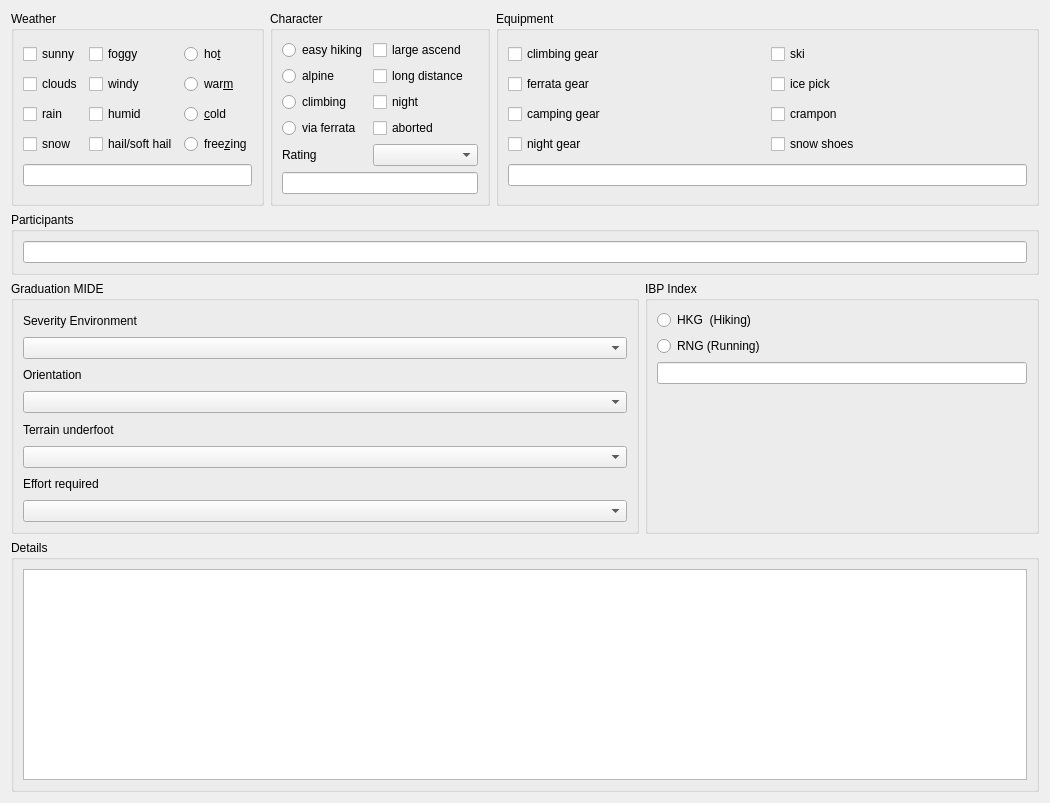
<?xml version="1.0" encoding="UTF-8"?>
<ui version="4.0">
 <class>Form</class>
 <widget class="QWidget" name="Form">
  <property name="geometry">
   <rect>
    <x>0</x>
    <y>0</y>
    <width>1050</width>
    <height>803</height>
   </rect>
  </property>
  <property name="windowTitle">
   <string>Form</string>
  </property>
  <layout class="QGridLayout" name="gridLayout_4">
   <item row="0" column="2" colspan="2">
    <widget class="QGroupBox" name="groupBox_d">
     <property name="title">
      <string>Equipment</string>
     </property>
     <layout class="QGridLayout" name="gridLayout_3">
      <item row="0" column="0">
       <widget class="QCheckBox" name="checkBox_3">
        <property name="text">
         <string>climbing gear</string>
        </property>
       </widget>
      </item>
      <item row="0" column="1">
       <widget class="QCheckBox" name="checkBox_8">
        <property name="text">
         <string>ski</string>
        </property>
       </widget>
      </item>
      <item row="1" column="0">
       <widget class="QCheckBox" name="checkBox_19">
        <property name="text">
         <string>ferrata gear</string>
        </property>
       </widget>
      </item>
      <item row="1" column="1">
       <widget class="QCheckBox" name="checkBox_16">
        <property name="text">
         <string>ice pick</string>
        </property>
       </widget>
      </item>
      <item row="2" column="0">
       <widget class="QCheckBox" name="checkBox_12">
        <property name="text">
         <string>camping gear</string>
        </property>
       </widget>
      </item>
      <item row="2" column="1">
       <widget class="QCheckBox" name="checkBox_17">
        <property name="text">
         <string>crampon</string>
        </property>
       </widget>
      </item>
      <item row="3" column="0">
       <widget class="QCheckBox" name="checkBox_10">
        <property name="text">
         <string>night gear</string>
        </property>
       </widget>
      </item>
      <item row="3" column="1">
       <widget class="QCheckBox" name="checkBox_9">
        <property name="text">
         <string>snow shoes</string>
        </property>
       </widget>
      </item>
      <item row="4" column="0" colspan="2">
       <widget class="QLineEdit" name="lineEdit_4"/>
      </item>
     </layout>
    </widget>
   </item>
   <item row="0" column="1">
    <widget class="QGroupBox" name="groupBox_a">
     <property name="title">
      <string>Character</string>
     </property>
     <layout class="QGridLayout" name="gridLayout_2">
      <item row="0" column="0">
       <widget class="QRadioButton" name="radioButton_6">
        <property name="text">
         <string>easy hiking</string>
        </property>
       </widget>
      </item>
      <item row="0" column="1">
       <widget class="QCheckBox" name="checkBox_14">
        <property name="text">
         <string>large ascend</string>
        </property>
       </widget>
      </item>
      <item row="1" column="0">
       <widget class="QRadioButton" name="radioButton_5">
        <property name="text">
         <string>alpine</string>
        </property>
       </widget>
      </item>
      <item row="1" column="1">
       <widget class="QCheckBox" name="checkBox_13">
        <property name="text">
         <string>long distance</string>
        </property>
       </widget>
      </item>
      <item row="2" column="0">
       <widget class="QRadioButton" name="radioButton_17">
        <property name="text">
         <string>climbing</string>
        </property>
       </widget>
      </item>
      <item row="2" column="1">
       <widget class="QCheckBox" name="checkBox_15">
        <property name="text">
         <string>night</string>
        </property>
       </widget>
      </item>
      <item row="3" column="0">
       <widget class="QRadioButton" name="radioButton_16">
        <property name="text">
         <string>via ferrata</string>
        </property>
       </widget>
      </item>
      <item row="3" column="1">
       <widget class="QCheckBox" name="checkBox_4">
        <property name="text">
         <string>aborted</string>
        </property>
       </widget>
      </item>
      <item row="4" column="0">
       <widget class="QLabel" name="label_2">
        <property name="text">
         <string>Rating</string>
        </property>
       </widget>
      </item>
      <item row="4" column="1">
       <widget class="QComboBox" name="comboBox">
        <item>
         <property name="text">
          <string/>
         </property>
        </item>
        <item>
         <property name="text">
          <string>Rating 5 stars</string>
         </property>
        </item>
        <item>
         <property name="text">
          <string>Rating 4 stars</string>
         </property>
        </item>
        <item>
         <property name="text">
          <string>Rating 3 stars</string>
         </property>
        </item>
        <item>
         <property name="text">
          <string>Rating 2 stars</string>
         </property>
        </item>
        <item>
         <property name="text">
          <string>Rating 1 star</string>
         </property>
        </item>
       </widget>
      </item>
      <item row="5" column="0" colspan="2">
       <widget class="QLineEdit" name="lineEdit_3"/>
      </item>
     </layout>
    </widget>
   </item>
   <item row="0" column="0">
    <widget class="QGroupBox" name="groupBox_b">
     <property name="title">
      <string>Weather</string>
     </property>
     <layout class="QGridLayout" name="gridLayout">
      <item row="1" column="2">
       <widget class="QRadioButton" name="radioButton_2">
        <property name="text">
         <string>war&amp;m</string>
        </property>
        <property name="shortcut">
         <string notr="true"/>
        </property>
       </widget>
      </item>
      <item row="4" column="0" colspan="3">
       <widget class="QLineEdit" name="lineEdit_2"/>
      </item>
      <item row="1" column="1">
       <widget class="QCheckBox" name="checkBox_18">
        <property name="text">
         <string>windy</string>
        </property>
        <property name="shortcut">
         <string notr="true"/>
        </property>
       </widget>
      </item>
      <item row="0" column="1">
       <widget class="QCheckBox" name="checkBox_20">
        <property name="text">
         <string>foggy</string>
        </property>
       </widget>
      </item>
      <item row="2" column="1">
       <widget class="QCheckBox" name="checkBox_11">
        <property name="text">
         <string>humid</string>
        </property>
        <property name="shortcut">
         <string notr="true"/>
        </property>
       </widget>
      </item>
      <item row="1" column="0">
       <widget class="QCheckBox" name="checkBox_5">
        <property name="text">
         <string>clouds</string>
        </property>
        <property name="shortcut">
         <string notr="true"/>
        </property>
       </widget>
      </item>
      <item row="2" column="2">
       <widget class="QRadioButton" name="radioButton_3">
        <property name="text">
         <string>&amp;cold</string>
        </property>
        <property name="shortcut">
         <string notr="true"/>
        </property>
       </widget>
      </item>
      <item row="0" column="2">
       <widget class="QRadioButton" name="radioButton">
        <property name="text">
         <string>ho&amp;t</string>
        </property>
        <property name="shortcut">
         <string notr="true"/>
        </property>
       </widget>
      </item>
      <item row="2" column="0">
       <widget class="QCheckBox" name="checkBox_6">
        <property name="text">
         <string>rain</string>
        </property>
        <property name="shortcut">
         <string notr="true"/>
        </property>
       </widget>
      </item>
      <item row="3" column="0">
       <widget class="QCheckBox" name="checkBox_7">
        <property name="text">
         <string>snow</string>
        </property>
        <property name="shortcut">
         <string notr="true"/>
        </property>
       </widget>
      </item>
      <item row="3" column="1">
       <widget class="QCheckBox" name="checkBox_2">
        <property name="text">
         <string>hail/soft hail</string>
        </property>
       </widget>
      </item>
      <item row="3" column="2">
       <widget class="QRadioButton" name="radioButton_4">
        <property name="text">
         <string>free&amp;zing</string>
        </property>
        <property name="shortcut">
         <string notr="true"/>
        </property>
       </widget>
      </item>
      <item row="0" column="0">
       <widget class="QCheckBox" name="checkBox">
        <property name="text">
         <string>sunny</string>
        </property>
        <property name="shortcut">
         <string notr="true"/>
        </property>
       </widget>
      </item>
     </layout>
    </widget>
   </item>
   <item row="2" column="0" colspan="3">
    <widget class="QGroupBox" name="groupBox_e">
     <property name="title">
      <string>Graduation MIDE</string>
     </property>
     <layout class="QVBoxLayout" name="verticalLayout_2">
      <item>
       <widget class="QLabel" name="label">
        <property name="text">
         <string>Severity Environment</string>
        </property>
       </widget>
      </item>
      <item>
       <widget class="QComboBox" name="comboBox_6">
        <item>
         <property name="text">
          <string/>
         </property>
        </item>
        <item>
         <property name="text">
          <string>1. The environment is not risk free</string>
         </property>
        </item>
        <item>
         <property name="text">
          <string>2. More than 1 risk factor</string>
         </property>
        </item>
        <item>
         <property name="text">
          <string>3. Various risk factors</string>
         </property>
        </item>
        <item>
         <property name="text">
          <string>4. Considerable riskfactors</string>
         </property>
        </item>
        <item>
         <property name="text">
          <string>5. Many risk factors</string>
         </property>
        </item>
       </widget>
      </item>
      <item>
       <widget class="QLabel" name="label_4">
        <property name="minimumSize">
         <size>
          <width>68</width>
          <height>0</height>
         </size>
        </property>
        <property name="maximumSize">
         <size>
          <width>16777215</width>
          <height>16777215</height>
         </size>
        </property>
        <property name="text">
         <string>Orientation</string>
        </property>
       </widget>
      </item>
      <item>
       <widget class="QComboBox" name="comboBox_2">
        <item>
         <property name="text">
          <string/>
         </property>
        </item>
        <item>
         <property name="text">
          <string>1. Paths and junctions well signed</string>
         </property>
        </item>
        <item>
         <property name="text">
          <string>2. Footpaths or way marks which follow the route</string>
         </property>
        </item>
        <item>
         <property name="text">
          <string>3. Demands orientation by identification of geographic features and compass points</string>
         </property>
        </item>
        <item>
         <property name="text">
          <string>4. Requires advanced navigation techniques, beyond interpretation of features on the map and the ground</string>
         </property>
        </item>
        <item>
         <property name="text">
          <string>5. Difficult navigation is interrupted by obstacles which must be avoided</string>
         </property>
        </item>
       </widget>
      </item>
      <item>
       <widget class="QLabel" name="label_3">
        <property name="text">
         <string>Terrain underfoot</string>
        </property>
       </widget>
      </item>
      <item>
       <widget class="QComboBox" name="comboBox_5">
        <item>
         <property name="text">
          <string/>
         </property>
        </item>
        <item>
         <property name="text">
          <string>1. Easy walking</string>
         </property>
        </item>
        <item>
         <property name="text">
          <string>2. Bridleways and well made footpaths</string>
         </property>
        </item>
        <item>
         <property name="text">
          <string>3. Rocky stairways, rough ground and screes</string>
         </property>
        </item>
        <item>
         <property name="text">
          <string>4. Contains sections where the use of hands is necessary for balance</string>
         </property>
        </item>
        <item>
         <property name="text">
          <string>5. Scrambling, pulling on hands and arms for progress</string>
         </property>
        </item>
       </widget>
      </item>
      <item>
       <widget class="QLabel" name="label_5">
        <property name="text">
         <string>Effort required </string>
        </property>
       </widget>
      </item>
      <item>
       <widget class="QComboBox" name="comboBox_3">
        <item>
         <property name="text">
          <string/>
         </property>
        </item>
        <item>
         <property name="text">
          <string>1. Less than one hour of continuous walking</string>
         </property>
        </item>
        <item>
         <property name="text">
          <string>2. From 1 to 3 hours of continuous walking</string>
         </property>
        </item>
        <item>
         <property name="text">
          <string>3. From 3 to 6 hours of continuous walking</string>
         </property>
        </item>
        <item>
         <property name="text">
          <string>4. From 6 to 10 hours of continuous walking</string>
         </property>
        </item>
        <item>
         <property name="text">
          <string>5. More than 10 hours of continuous walking</string>
         </property>
        </item>
       </widget>
      </item>
     </layout>
    </widget>
   </item>
   <item row="2" column="3">
    <widget class="QGroupBox" name="groupBox_f">
     <property name="title">
      <string>IBP Index</string>
     </property>
     <property name="checkable">
      <bool>false</bool>
     </property>
     <property name="checked">
      <bool>false</bool>
     </property>
     <layout class="QVBoxLayout" name="verticalLayout">
      <item>
       <widget class="QRadioButton" name="radioButton_11">
        <property name="text">
         <string>HKG  (Hiking)</string>
        </property>
       </widget>
      </item>
      <item>
       <widget class="QRadioButton" name="radioButton_10">
        <property name="text">
         <string>RNG (Running)</string>
        </property>
       </widget>
      </item>
      <item>
       <widget class="QLineEdit" name="lineEdit_5"/>
      </item>
      <item>
       <spacer name="verticalSpacer">
        <property name="orientation">
         <enum>Qt::Vertical</enum>
        </property>
        <property name="sizeHint" stdset="0">
         <size>
          <width>20</width>
          <height>40</height>
         </size>
        </property>
       </spacer>
      </item>
     </layout>
     <zorder>radioButton_10</zorder>
     <zorder>radioButton_11</zorder>
     <zorder>lineEdit_5</zorder>
     <zorder>verticalSpacer</zorder>
    </widget>
   </item>
   <item row="1" column="0" colspan="4">
    <widget class="QGroupBox" name="groupBox_c">
     <property name="title">
      <string>Participants</string>
     </property>
     <layout class="QHBoxLayout" name="horizontalLayout_2">
      <item>
       <widget class="QLineEdit" name="lineEdit"/>
      </item>
     </layout>
    </widget>
   </item>
   <item row="3" column="0" colspan="4">
    <widget class="QGroupBox" name="groupBox_g">
     <property name="title">
      <string>Details</string>
     </property>
     <layout class="QHBoxLayout" name="horizontalLayout">
      <item>
       <widget class="QTextEdit" name="textEdit"/>
      </item>
     </layout>
    </widget>
   </item>
  </layout>
  <zorder>groupBox_b</zorder>
  <zorder>groupBox_a</zorder>
  <zorder>groupBox_d</zorder>
  <zorder>groupBox_c</zorder>
  <zorder>groupBox_e</zorder>
  <zorder>groupBox_f</zorder>
  <zorder>groupBox_g</zorder>
 </widget>
 <resources/>
 <connections/>
</ui>
